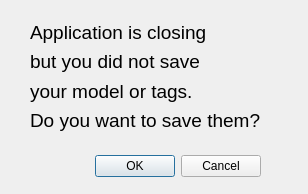
<?xml version="1.0" encoding="UTF-8"?>
<ui version="4.0">
 <class>ClosingAppDialog</class>
 <widget class="QDialog" name="ClosingAppDialog">
  <property name="geometry">
   <rect>
    <x>0</x>
    <y>0</y>
    <width>308</width>
    <height>194</height>
   </rect>
  </property>
  <property name="windowTitle">
   <string>Dialog</string>
  </property>
  <widget class="QDialogButtonBox" name="buttonBox">
   <property name="geometry">
    <rect>
     <x>20</x>
     <y>150</y>
     <width>241</width>
     <height>32</height>
    </rect>
   </property>
   <property name="orientation">
    <enum>Qt::Horizontal</enum>
   </property>
   <property name="standardButtons">
    <set>QDialogButtonBox::Cancel|QDialogButtonBox::Ok</set>
   </property>
  </widget>
  <widget class="QWidget" name="">
   <property name="geometry">
    <rect>
     <x>30</x>
     <y>20</y>
     <width>231</width>
     <height>112</height>
    </rect>
   </property>
   <layout class="QVBoxLayout" name="verticalLayout">
    <item>
     <widget class="QLabel" name="label">
      <property name="font">
       <font>
        <pointsize>14</pointsize>
       </font>
      </property>
      <property name="text">
       <string>Application is closing</string>
      </property>
     </widget>
    </item>
    <item>
     <widget class="QLabel" name="label_2">
      <property name="font">
       <font>
        <pointsize>14</pointsize>
       </font>
      </property>
      <property name="text">
       <string>but you did not save</string>
      </property>
     </widget>
    </item>
    <item>
     <widget class="QLabel" name="label_3">
      <property name="font">
       <font>
        <pointsize>14</pointsize>
       </font>
      </property>
      <property name="text">
       <string>your model or tags.</string>
      </property>
     </widget>
    </item>
    <item>
     <widget class="QLabel" name="label_4">
      <property name="font">
       <font>
        <pointsize>14</pointsize>
       </font>
      </property>
      <property name="text">
       <string>Do you want to save them?</string>
      </property>
     </widget>
    </item>
   </layout>
  </widget>
 </widget>
 <resources/>
 <connections>
  <connection>
   <sender>buttonBox</sender>
   <signal>accepted()</signal>
   <receiver>ClosingAppDialog</receiver>
   <slot>accept()</slot>
   <hints>
    <hint type="sourcelabel">
     <x>248</x>
     <y>254</y>
    </hint>
    <hint type="destinationlabel">
     <x>157</x>
     <y>274</y>
    </hint>
   </hints>
  </connection>
  <connection>
   <sender>buttonBox</sender>
   <signal>rejected()</signal>
   <receiver>ClosingAppDialog</receiver>
   <slot>reject()</slot>
   <hints>
    <hint type="sourcelabel">
     <x>316</x>
     <y>260</y>
    </hint>
    <hint type="destinationlabel">
     <x>286</x>
     <y>274</y>
    </hint>
   </hints>
  </connection>
 </connections>
</ui>
